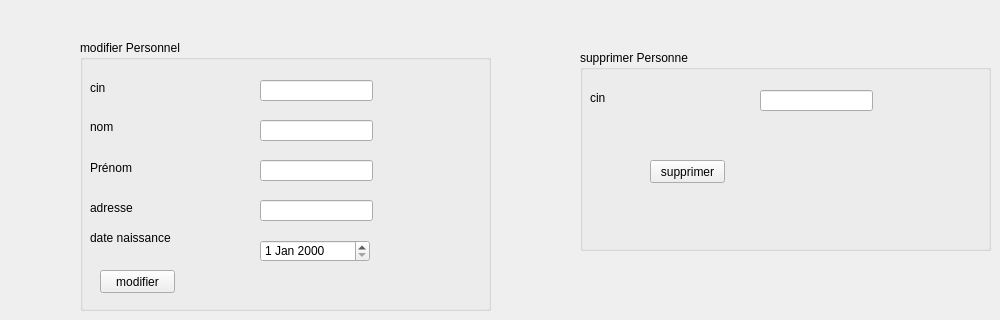
      <widget class="QWidget" name="tab_17">
       <attribute name="title">
        <string>modifier et supprimer personnel</string>
       </attribute>
       <widget class="QGroupBox" name="groupBox_16">
        <property name="geometry">
         <rect>
          <x>580</x>
          <y>50</y>
          <width>411</width>
          <height>201</height>
         </rect>
        </property>
        <property name="title">
         <string>supprimer Personne</string>
        </property>
        <widget class="QLabel" name="label_54">
         <property name="geometry">
          <rect>
           <x>10</x>
           <y>40</y>
           <width>71</width>
           <height>16</height>
          </rect>
         </property>
         <property name="text">
          <string>cin</string>
         </property>
        </widget>
        <widget class="QLineEdit" name="cin_supp_per_3">
         <property name="geometry">
          <rect>
           <x>180</x>
           <y>40</y>
           <width>113</width>
           <height>21</height>
          </rect>
         </property>
        </widget>
        <widget class="QPushButton" name="pushButton_21">
         <property name="geometry">
          <rect>
           <x>70</x>
           <y>110</y>
           <width>75</width>
           <height>23</height>
          </rect>
         </property>
         <property name="text">
          <string>supprimer</string>
         </property>
        </widget>
       </widget>
       <widget class="QGroupBox" name="groupBox_15">
        <property name="geometry">
         <rect>
          <x>80</x>
          <y>40</y>
          <width>411</width>
          <height>271</height>
         </rect>
        </property>
        <property name="title">
         <string>modifier Personnel</string>
        </property>
        <widget class="QLabel" name="label_50">
         <property name="geometry">
          <rect>
           <x>10</x>
           <y>40</y>
           <width>71</width>
           <height>16</height>
          </rect>
         </property>
         <property name="text">
          <string>cin</string>
         </property>
        </widget>
        <widget class="QLabel" name="label_51">
         <property name="geometry">
          <rect>
           <x>10</x>
           <y>80</y>
           <width>47</width>
           <height>13</height>
          </rect>
         </property>
         <property name="text">
          <string>nom</string>
         </property>
        </widget>
        <widget class="QLabel" name="label_52">
         <property name="geometry">
          <rect>
           <x>10</x>
           <y>120</y>
           <width>151</width>
           <height>16</height>
          </rect>
         </property>
         <property name="text">
          <string>Prénom</string>
         </property>
        </widget>
        <widget class="QLineEdit" name="cin_per_7">
         <property name="geometry">
          <rect>
           <x>180</x>
           <y>40</y>
           <width>113</width>
           <height>21</height>
          </rect>
         </property>
        </widget>
        <widget class="QLineEdit" name="nom_per_7">
         <property name="geometry">
          <rect>
           <x>180</x>
           <y>80</y>
           <width>113</width>
           <height>21</height>
          </rect>
         </property>
        </widget>
        <widget class="QLineEdit" name="prenom_per_7">
         <property name="geometry">
          <rect>
           <x>180</x>
           <y>120</y>
           <width>113</width>
           <height>21</height>
          </rect>
         </property>
         <property name="inputMethodHints">
          <set>Qt::ImhNone</set>
         </property>
         <property name="maxLength">
          <number>50</number>
         </property>
        </widget>
        <widget class="QPushButton" name="pushButton_20">
         <property name="geometry">
          <rect>
           <x>20</x>
           <y>230</y>
           <width>75</width>
           <height>23</height>
          </rect>
         </property>
         <property name="text">
          <string>modifier</string>
         </property>
        </widget>
        <widget class="QLabel" name="label_53">
         <property name="geometry">
          <rect>
           <x>10</x>
           <y>160</y>
           <width>121</width>
           <height>16</height>
          </rect>
         </property>
         <property name="text">
          <string>adresse</string>
         </property>
        </widget>
        <widget class="QLineEdit" name="adresse_per_10">
         <property name="geometry">
          <rect>
           <x>180</x>
           <y>160</y>
           <width>113</width>
           <height>21</height>
          </rect>
         </property>
        </widget>
        <widget class="QLabel" name="label_83">
         <property name="geometry">
          <rect>
           <x>10</x>
           <y>190</y>
           <width>121</width>
           <height>16</height>
          </rect>
         </property>
         <property name="text">
          <string>date naissance</string>
         </property>
        </widget>
        <widget class="QDateEdit" name="dateEdit_3">
         <property name="geometry">
          <rect>
           <x>180</x>
           <y>200</y>
           <width>110</width>
           <height>22</height>
          </rect>
         </property>
        </widget>
       </widget>
      </widget>
